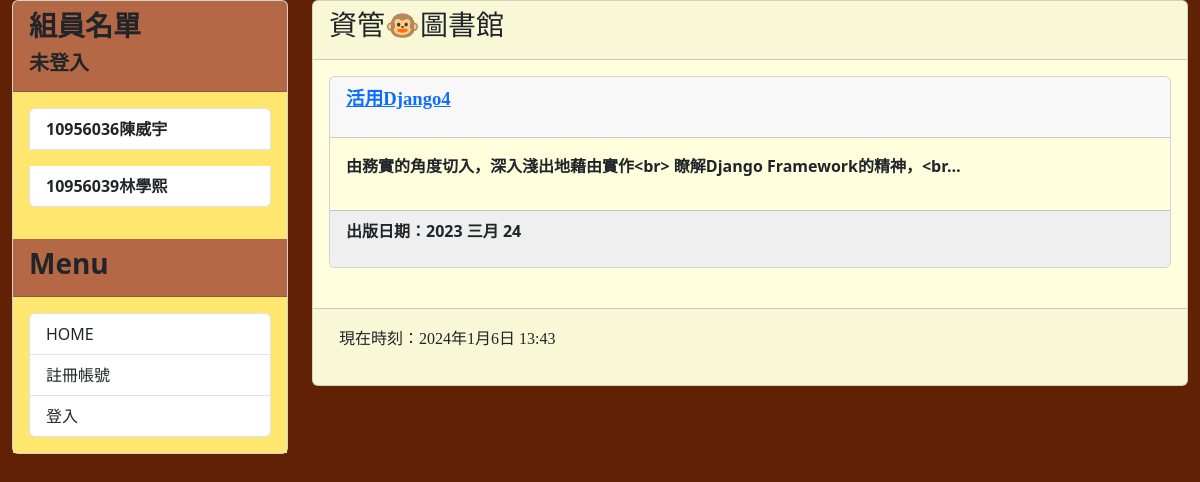
The app's page /, older data.
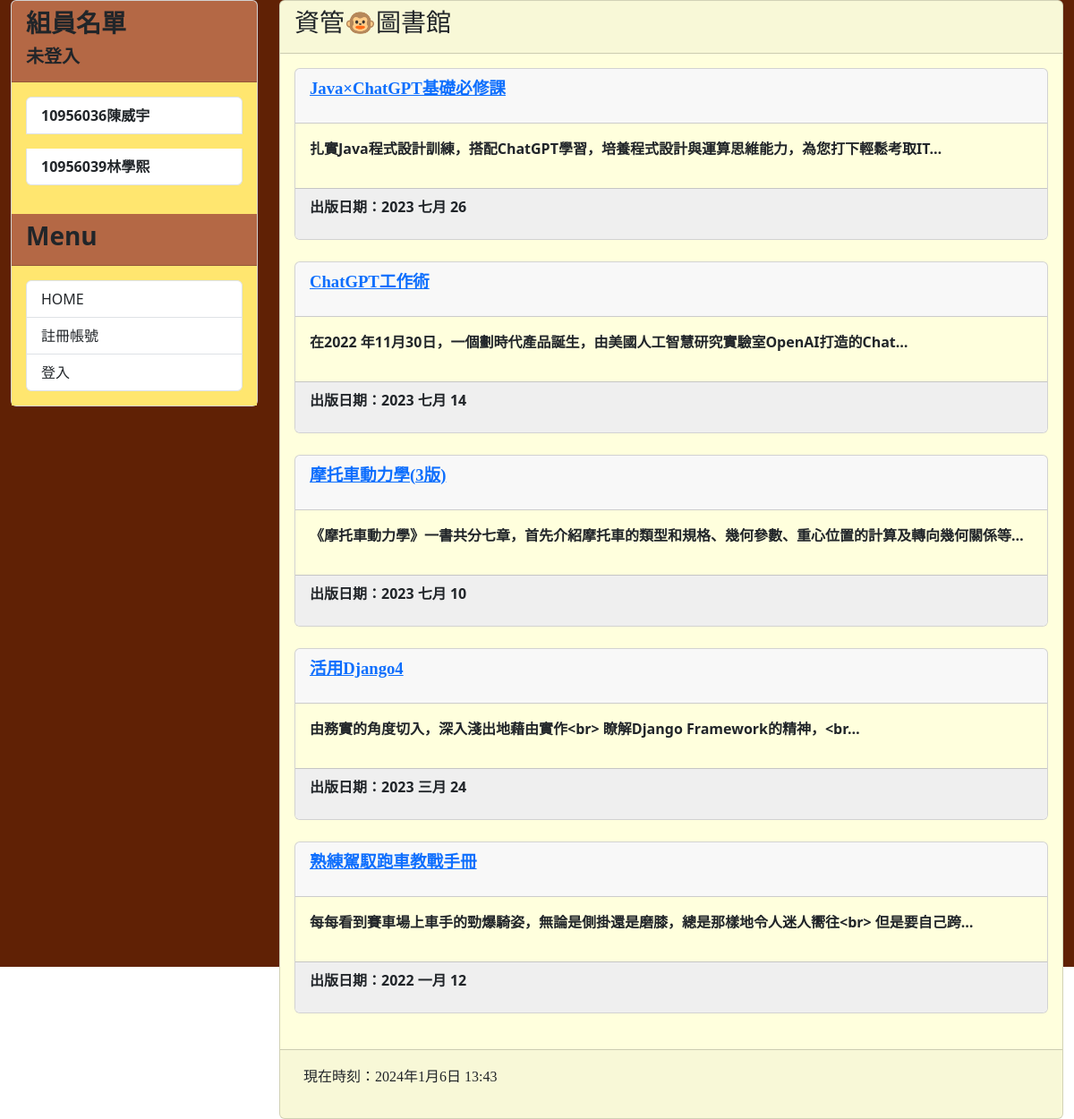
The same page, newer data.
### mysite/models.py (models this page shows, shortened)
class Book(models.Model):
    title = models.CharField(max_length=200)
    slug = models.CharField(max_length=200)
    chap = models.CharField(max_length=2000)
    author = models.CharField(max_length=100)
    body = models.TextField(null=False, blank=True)
    pub_date = models.DateField()
    STATUS_CHOICES = (
        ('available', '館藏中'),
        ('borrowed', '外借中')
    )
    status = models.CharField(max_length=20, choices=STATUS_CHOICES, default='available')
    class Meta:
        ordering = ('-pub_date', )

### mysite/views.py (the view)
# urls.py: path('', mv.homepage, name="homepage"),
def homepage(request):
    posts = Book.objects.all()
    now = datetime.now()
    user_name = None
    if request.user.is_authenticated:
        user_name = request.user.username
    return render (request, 'index.html', locals())

### mysite/templates/index.html (shortened to what this page needs)
{% extends 'base.html' %}
{% block headmessage %}
    <h3 style='font-family: 微軟正黑體;'>資管🐵圖書館</h3>
{% endblock %}
{% block content %}
    {% for book in posts %}
        <div class='card'>
            <div class='card-header'>
                <p style='font-family: 微軟正黑體; font-size: 14pt; font-weight: bold;'>
                    <a href='{% url "showpost" slug=book.slug %}'>{{ book.title }}</a>
                </p>
            </div>
            <div class='card-body' style='background-color: #ffffdd;'>
                <p>{{ book.body | truncatechars:50 }}</p>
            </div>
            <div class='card-footer' style='background-color: #efefef;'>
                <p>出版日期：{{ book.pub_date | date:"Y M d"}}</p>
            </div>
        </div>
        <br>
    {% endfor %}
{% endblock %}

### templates/base.html (shortened to what this page needs)
<!DOCTYPE html>
<head>
    <link href="https://cdn.jsdelivr.net/npm/bootstrap@5.3.2/dist/css/bootstrap.min.css" rel="stylesheet">
</head>
<body>
    <div class="container-fluid" style="background-color: #602105; height: 1080px;">
        <div class="row">
            <div class="col-sm-3 col-md-3">
                <div class="card">
                    <div class="card-header" style="background-color: #B46845;">
                        <h3 style="font-weight: bold;">組員名單</h3>
                        {% if user.is_authenticated %}
                        <h5 style="font-weight: bold;">歡迎：{{ user_name }}</h5>
                        {% else %}
                        <h5 style="font-weight: bold;">未登入</h5>
                        {% endif %}
                    </div>
                    <div class="card-body" style="background-color: #FFE66F;">
                        <div class="list-group">
                            <p style="font-weight: bold;" class="list-group-item">10956036陳威宇</p>
                            <p style="font-weight: bold;" class="list-group-item">10956039林學熙</p>
                        </div>
                    </div>
                    <div class="card-header" style="background-color: #B46845;">
                        <h3 style="font-weight: bold;">Menu</h3>
                    </div>
                    <div class="card-body" style="background-color: #FFE66F;">
                        <div class="list-group">
                            <a href="/" class="list-group-item">HOME</a>
                            {% if not user.is_authenticated %}
                                <a href="register/" class="list-group-item">註冊帳號</a>
                                <a href="{% url 'login' %}" class="list-group-item">登入</a>
                            {% else %}
                                <a href="search/" class="list-group-item">書籍搜尋</a>
                                <a href="{% url 'logout' %}" class="list-group-item">登出</a>
                            {% endif %}
                        </div>
                    </div>
                </div>
            </div>
            <div class="col-sm-9 col-md-9">
                <div class="card" style="background-color: #ffd;">
                    <div class="card-header">
                        {% block headmessage %}
                        {% endblock %}
                    </div>
                    <div class="card-body" style="font-weight: bold;">
                        {% block content %}
                        {% endblock %}
                    </div>
                    <div class="card-footer">
                        {% include 'footer.html' %}
                    </div>
                </div>
            </div>
        </div>
    </div>
</body>
</html>

### templates/footer.html
{% block footer %}
    <div style="font-family: 微軟正黑體; padding: 10px;">
        {% if now %}
            <p>現在時刻：{{ now }}</p>
        {% else %}
            <p>本文內容取自網路，如有侵權請來信通知下架...</p>
        {% endif %}
    </div>
{% endblock %}

Row changes from the older to the newer data that the page shows:
added Book: title "Java×ChatGPT基礎必修課", body "扎實Java程式設計訓練，搭配ChatGPT學習，培養程式設計與運算思維能力，為您打下輕鬆考取IT…", pub_date "2023 七月 26"
added Book: title "ChatGPT工作術", body "在2022 年11月30日，一個劃時代產品誕生，由美國人工智慧研究實驗室OpenAI打造的Chat…", pub_date "2023 七月 14"
added Book: title "摩托車動力學(3版)", body "《摩托車動力學》一書共分七章，首先介紹摩托車的類型和規格、幾何參數、重心位置的計算及轉向幾何關係等…", pub_date "2023 七月 10"
added Book: title "熟練駕馭跑車教戰手冊", body "每每看到賽車場上車手的勁爆騎姿，無論是側掛還是磨膝，總是那樣地令人迷人嚮往<br> 但是要自己跨…", pub_date "2022 一月 12"
